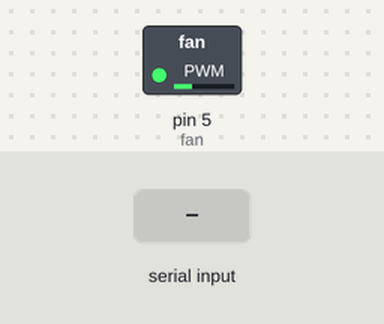
Bench run of a sketch on a simulated Arduino Uno, built with avr-gcc and run on an emulated ATmega328P. Parts: switched loads named in the sketch (green lamp = pin HIGH). The test bench sets the inputs (shaded band).

Above: at 1.2 s.
1.3 s: "30,150\n" received over Serial
At 1.7 s:
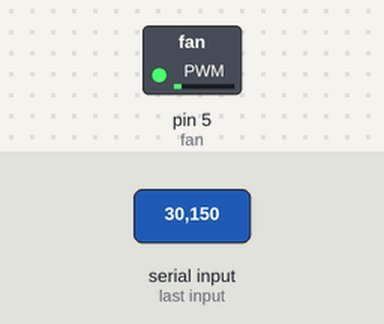
2.8 s: "200\n" received over Serial
At 3.9 s:
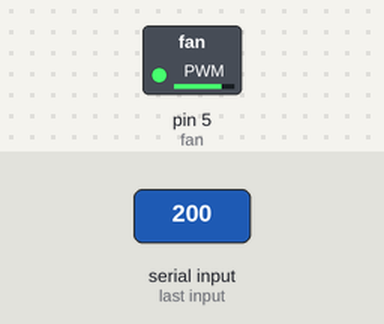
Timing chart, 0 to 5.8 s (numbered marks = the images above; inputs shaded):
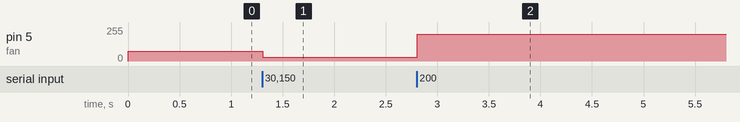

The sketch:

PWM_Fan.ino
```cpp
static constexpr int fan = 5;
static constexpr int peak = 2;

String input = "";

int value = 75;
int offset = 0;
bool increasing = true;

void setup()
{
    pinMode(fan, OUTPUT);
    analogWrite(fan, value);

    Serial.begin(9600);
}

void loop()
{
    while (Serial.available())
    {
        char c = Serial.read();
        if (c == '\n')
        {
            value = input.toInt();
            input = "";
        }
        else
            input += c;
    }
    analogWrite(fan, value + offset);
    // if (increasing && offset == peak)
    //     increasing = false;
    // else if (!increasing && offset == -peak)
    //     increasing = true;
    // offset += increasing ? 1 : -1;
    // delay(50);
}
```

Measured:
- after the input at 1.3 s, pin 5 (fan): 75/255 → 30/255 at once
- after the input at 2.8 s, pin 5 (fan): 30/255 → 200/255 at once
